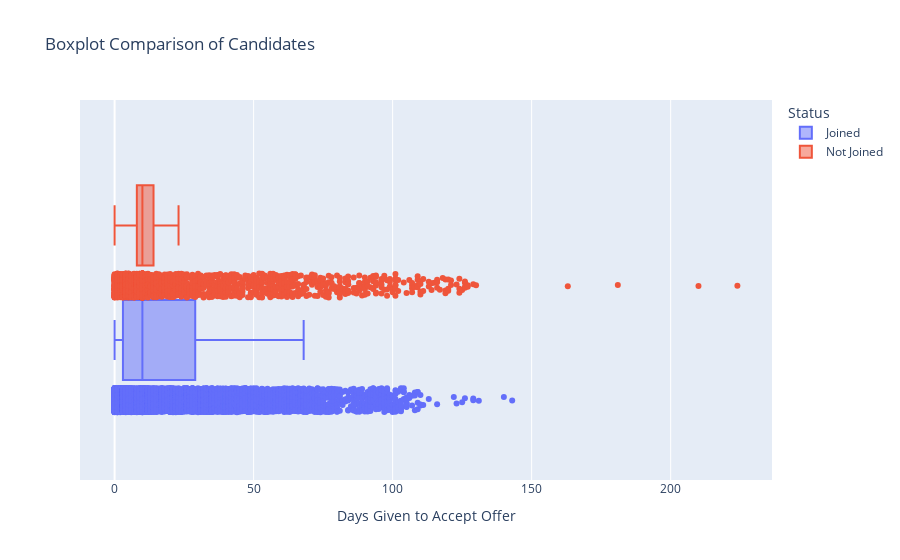
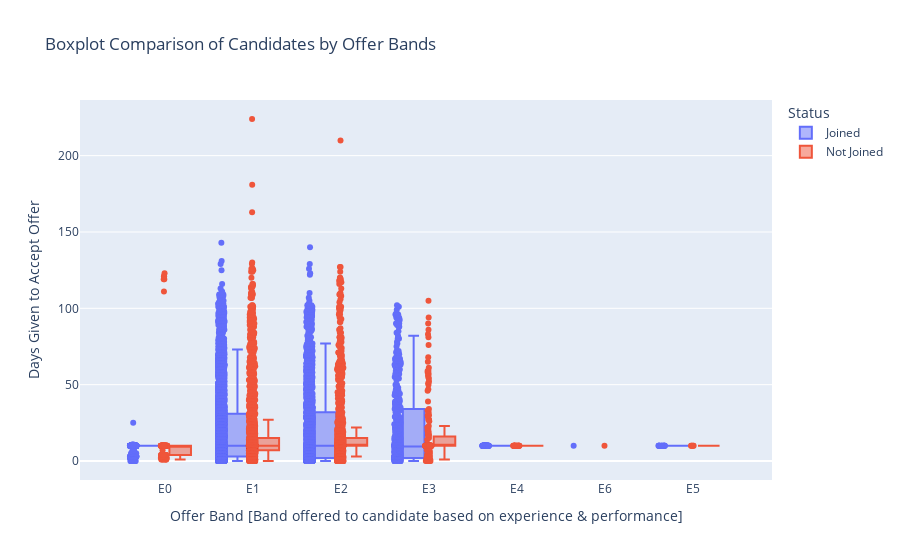
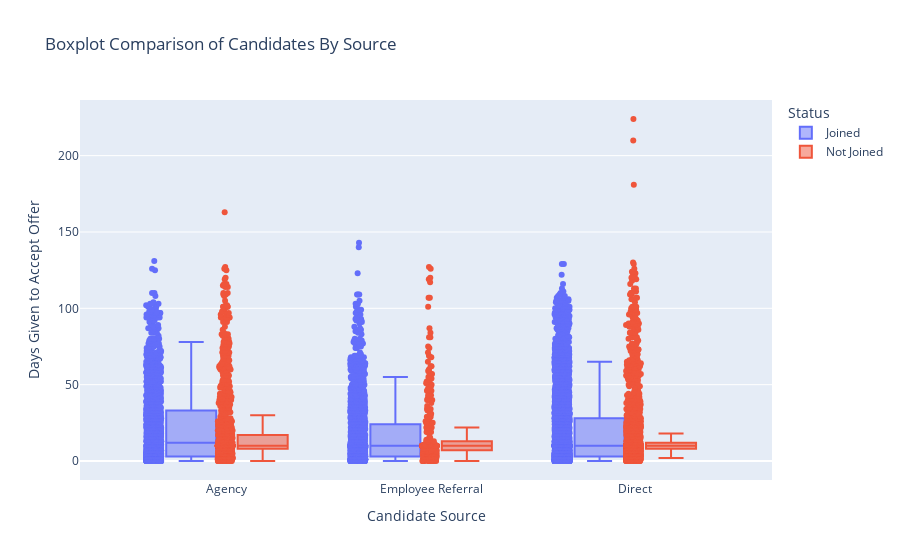

Source (notebook cell) for these figures, in order:
### Markdown cell above
### Duration to Accept Offer

### Code cell
{
    "tags": [
        "hide-input",
    ]
}
import plotly.express as px

# Made naming convetion change and it's easier to just do this then re-impute everything
data = df

# Boxplot Comparison of Candidates
df = px.data.tips()
fig = px.box(data, x='Duration to accept offer',
                   color="Status",
                   points='all',
                   title="Boxplot Comparison of Candidates")
fig.update_traces(quartilemethod="exclusive") # or "inclusive", or "linear" by default
fig.update_xaxes(title_text='Days Given to Accept Offer')
fig.show()


# Boxplot Comparison of Candidates by Offer Bands
df = px.data.tips()
fig = px.box(data,
             x='Offered band',
             y="Duration to accept offer",
             color="Status",
             points='all',
             title="Boxplot Comparison of Candidates by Offer Bands")
fig.update_traces(quartilemethod="exclusive") # or "inclusive", or "linear" by default
fig.update_yaxes(title_text='Days Given to Accept Offer')
fig.update_xaxes(title_text='Offer Band [Band offered to candidate based on experience & performance]')
fig.update_xaxes(categoryorder='array',categoryarray= ['E0', 'E1', 'E2', 'E3', 'E4'])
fig.show()


# Boxplot Comparison of Candidates By Source
df = px.data.tips()
fig = px.box(data, x='Candidate Source',
                   y="Duration to accept offer",
                   color="Status",
                   points='all',
                   title="Boxplot Comparison of Candidates By Source")
fig.update_traces(quartilemethod="exclusive") # or "inclusive", or "linear" by default
fig.update_yaxes(title_text='Days Given to Accept Offer')
fig.update_xaxes(title_text='Candidate Source')
fig.show()

### Figure 1 — Plotly figure (JSON) as saved in the notebook; plotly's stock layout.template omitted (floating-point values rounded to 4 significant figures; data arrays with more than 128 entries replaced by an {"elided": "..."} marker saying what was removed)
{"data": [{"alignmentgroup": "True", "boxpoints": "all", "hovertemplate": "Status=Joined<br>Duration to accept offer=%{x}<extra></extra>", "legendgroup": "Joined", "marker": {"color": "#636efa"}, "name": "Joined", "notched": false, "offsetgroup": "Joined", "orientation": "h", "quartilemethod": "exclusive", "showlegend": true, "type": "box", "x": {"elided": "8375 int values"}, "x0": " ", "xaxis": "x", "y0": " ", "yaxis": "y"}, {"alignmentgroup": "True", "boxpoints": "all", "hovertemplate": "Status=Not Joined<br>Duration to accept offer=%{x}<extra></extra>", "legendgroup": "Not Joined", "marker": {"color": "#EF553B"}, "name": "Not Joined", "notched": false, "offsetgroup": "Not Joined", "orientation": "h", "quartilemethod": "exclusive", "showlegend": true, "type": "box", "x": {"elided": "3039 int values"}, "x0": " ", "xaxis": "x", "y0": " ", "yaxis": "y"}], "layout": {"boxmode": "group", "legend": {"title": {"text": "Status"}, "tracegroupgap": 0}, "title": {"text": "Boxplot Comparison of Candidates"}, "xaxis": {"anchor": "y", "domain": [0, 1], "title": {"text": "Days Given to Accept Offer"}}, "yaxis": {"anchor": "x", "domain": [0, 1]}}}

### Figure 2 — Plotly figure (JSON) as saved in the notebook; plotly's stock layout.template omitted (floating-point values rounded to 4 significant figures; data arrays with more than 128 entries replaced by an {"elided": "..."} marker saying what was removed)
{"data": [{"alignmentgroup": "True", "boxpoints": "all", "hovertemplate": "Status=Joined<br>Offered band=%{x}<br>Duration to accept offer=%{y}<extra></extra>", "legendgroup": "Joined", "marker": {"color": "#636efa"}, "name": "Joined", "notched": false, "offsetgroup": "Joined", "orientation": "v", "quartilemethod": "exclusive", "showlegend": true, "type": "box", "x": {"elided": "8375 str values"}, "x0": " ", "xaxis": "x", "y": {"elided": "8375 int values"}, "y0": " ", "yaxis": "y"}, {"alignmentgroup": "True", "boxpoints": "all", "hovertemplate": "Status=Not Joined<br>Offered band=%{x}<br>Duration to accept offer=%{y}<extra></extra>", "legendgroup": "Not Joined", "marker": {"color": "#EF553B"}, "name": "Not Joined", "notched": false, "offsetgroup": "Not Joined", "orientation": "v", "quartilemethod": "exclusive", "showlegend": true, "type": "box", "x": {"elided": "3039 str values"}, "x0": " ", "xaxis": "x", "y": {"elided": "3039 int values"}, "y0": " ", "yaxis": "y"}], "layout": {"boxmode": "group", "legend": {"title": {"text": "Status"}, "tracegroupgap": 0}, "title": {"text": "Boxplot Comparison of Candidates by Offer Bands"}, "xaxis": {"anchor": "y", "categoryarray": ["E0", "E1", "E2", "E3", "E4"], "categoryorder": "array", "domain": [0, 1], "title": {"text": "Offer Band [Band offered to candidate based on experience & performance]"}}, "yaxis": {"anchor": "x", "domain": [0, 1], "title": {"text": "Days Given to Accept Offer"}}}}

### Figure 3 — Plotly figure (JSON) as saved in the notebook; plotly's stock layout.template omitted (floating-point values rounded to 4 significant figures; data arrays with more than 128 entries replaced by an {"elided": "..."} marker saying what was removed)
{"data": [{"alignmentgroup": "True", "boxpoints": "all", "hovertemplate": "Status=Joined<br>Candidate Source=%{x}<br>Duration to accept offer=%{y}<extra></extra>", "legendgroup": "Joined", "marker": {"color": "#636efa"}, "name": "Joined", "notched": false, "offsetgroup": "Joined", "orientation": "v", "quartilemethod": "exclusive", "showlegend": true, "type": "box", "x": {"elided": "8375 str values"}, "x0": " ", "xaxis": "x", "y": {"elided": "8375 int values"}, "y0": " ", "yaxis": "y"}, {"alignmentgroup": "True", "boxpoints": "all", "hovertemplate": "Status=Not Joined<br>Candidate Source=%{x}<br>Duration to accept offer=%{y}<extra></extra>", "legendgroup": "Not Joined", "marker": {"color": "#EF553B"}, "name": "Not Joined", "notched": false, "offsetgroup": "Not Joined", "orientation": "v", "quartilemethod": "exclusive", "showlegend": true, "type": "box", "x": {"elided": "3039 str values"}, "x0": " ", "xaxis": "x", "y": {"elided": "3039 int values"}, "y0": " ", "yaxis": "y"}], "layout": {"boxmode": "group", "legend": {"title": {"text": "Status"}, "tracegroupgap": 0}, "title": {"text": "Boxplot Comparison of Candidates By Source"}, "xaxis": {"anchor": "y", "domain": [0, 1], "title": {"text": "Candidate Source"}}, "yaxis": {"anchor": "x", "domain": [0, 1], "title": {"text": "Days Given to Accept Offer"}}}}
